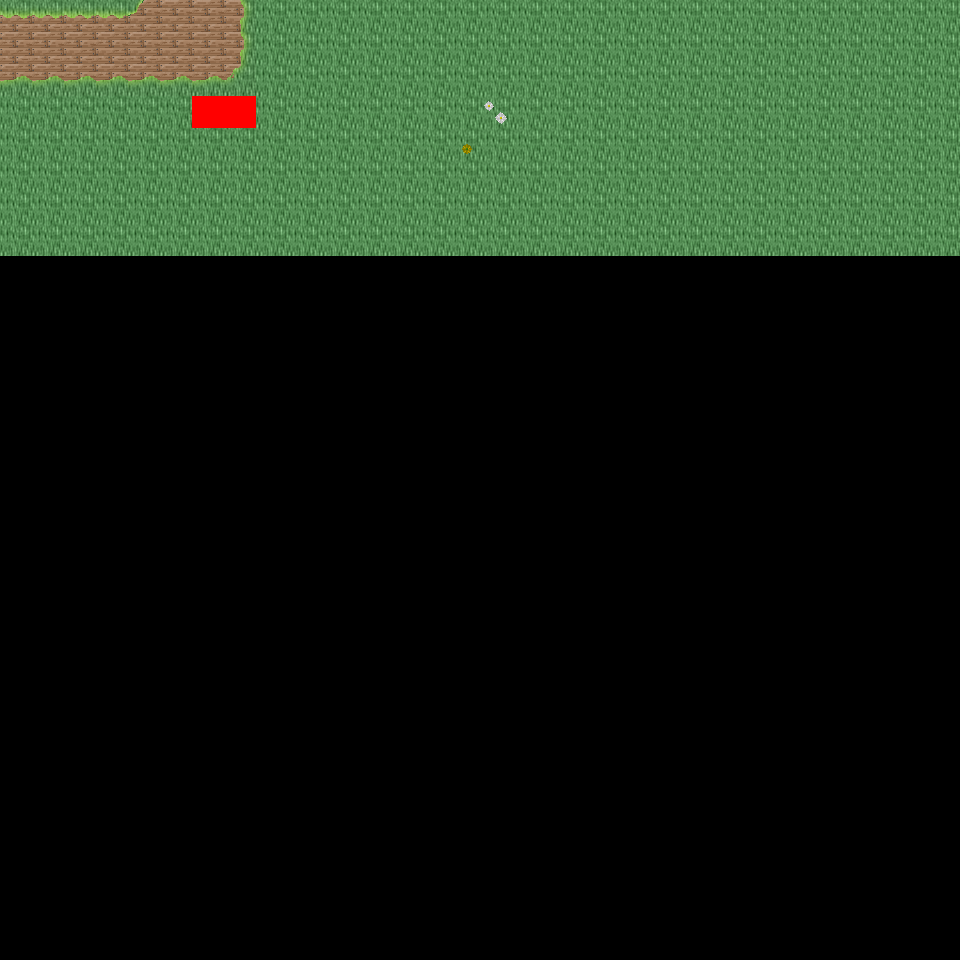

This game map was drawn from its Tiled (.tmx) file and the tilesets committed beside it. A one-line description and the trimmed map source follow:
An orthogonal 30x30 tile map with 32x32 px tiles, 6 tile layers (Ground, Object, Object2, Above, ...), 46 tilesets and 3 objects (3x mapExit).

<map version="1.0" orientation="orthogonal" renderorder="right-down" width="30" height="30" tilewidth="32" tileheight="32" nextobjectid="4">
  <tileset firstgid="1" name="tileset_logic_collision" tilewidth="32" tileheight="32" tilecount="1" columns="1">
    <image source="../drawable/tileset_logic_collision.png" width="32" height="32" />
  </tileset>
  <tileset firstgid="2" name="tileset_ground_ground" tilewidth="32" tileheight="32" tilecount="33" columns="3">
    <image source="../drawable/tileset_ground_ground.png" width="96" height="352" />
  </tileset>
  <tileset firstgid="35" name="tileset_building_castle" tilewidth="32" tileheight="32" tilecount="320" columns="20">
    <image source="../drawable/tileset_building_castle.png" width="640" height="512" />
  </tileset>
  <tileset firstgid="355" name="tileset_item_weapon_cannon" tilewidth="32" tileheight="32" tilecount="12" columns="3">
    <image source="../drawable/tileset_item_weapon_cannon.png" width="96" height="128" />
  </tileset>
  <tileset firstgid="367" name="tileset_item_pot_barrels_1" tilewidth="32" tileheight="32" tilecount="8" columns="4">
    <image source="../drawable/tileset_item_pot_barrels_1.png" width="128" height="64" />
  </tileset>
  <tileset firstgid="375" name="tileset_building_door_door" tilewidth="32" tileheight="32" tilecount="6" columns="3">
    <image source="../drawable/tileset_building_door_door.png" width="96" height="64" />
  </tileset>
  <tileset firstgid="381" name="tileset_building_door_closed" tilewidth="32" tileheight="32" tilecount="1" columns="1">
    <image source="../drawable/tileset_building_door_closed.png" width="32" height="32" />
  </tileset>
  <tileset firstgid="382" name="tileset_building_window_window_centered" tilewidth="32" tileheight="32" tilecount="1" columns="1">
    <image source="../drawable/tileset_building_window_window_centered.png" width="32" height="32" />
  </tileset>
  <tileset firstgid="383" name="tileset_building_decoration_chimney_big" tilewidth="32" tileheight="32" tilecount="2" columns="1">
    <image source="../drawable/tileset_building_decoration_chimney_big.png" width="32" height="64" />
  </tileset>
  <tileset firstgid="385" name="tileset_ground_grass_corners" tilewidth="32" tileheight="32" tilecount="24" columns="6">
    <image source="../drawable/tileset_ground_grass_corners.png" width="192" height="128" />
  </tileset>
  <tileset firstgid="409" name="tileset_ground_grass_edges" tilewidth="32" tileheight="32" tilecount="36" columns="12">
    <image source="../drawable/tileset_ground_grass_edges.png" width="384" height="96" />
  </tileset>
  <tileset firstgid="445" name="tileset_item_statue_lion_statues" tilewidth="32" tileheight="32" tilecount="8" columns="2">
    <image source="../drawable/tileset_item_statue_lion_statues.png" width="64" height="128" />
  </tileset>
  <tileset firstgid="453" name="tileset_item_statue_girl_with_bird" tilewidth="32" tileheight="32" tilecount="12" columns="4">
    <image source="../drawable/tileset_item_statue_girl_with_bird.png" width="128" height="96" />
  </tileset>
  <tileset firstgid="465" name="tileset_furniture_light_lamp_blue" tilewidth="32" tileheight="32" tilecount="3" columns="1">
    <image source="../drawable/tileset_furniture_light_lamp_blue.png" width="32" height="96" />
  </tileset>
  <tileset firstgid="468" name="tileset_light_dim_light_7x5" tilewidth="32" tileheight="32" tilecount="35" columns="7">
    <image source="../drawable/tileset_light_dim_light_7x5.png" width="224" height="160" />
  </tileset>
  <tileset firstgid="503" name="tileset_plant_flower_daisy_blue" tilewidth="32" tileheight="32" tilecount="8" columns="2">
    <image source="../drawable/tileset_plant_flower_daisy_blue.png" width="64" height="128" />
  </tileset>
  <tileset firstgid="511" name="tileset_plant_flower_daisy_red" tilewidth="32" tileheight="32" tilecount="8" columns="2">
    <image source="../drawable/tileset_plant_flower_daisy_red.png" width="64" height="128" />
  </tileset>
  <tileset firstgid="519" name="tileset_plant_flower_daisy_white" tilewidth="32" tileheight="32" tilecount="8" columns="2">
    <image source="../drawable/tileset_plant_flower_daisy_white.png" width="64" height="128" />
  </tileset>
  <tileset firstgid="527" name="tileset_plant_flower_daisy_yellow" tilewidth="32" tileheight="32" tilecount="8" columns="2">
    <image source="../drawable/tileset_plant_flower_daisy_yellow.png" width="64" height="128" />
  </tileset>
  <tileset firstgid="535" name="tileset_plant_tree_fall_trees" tilewidth="32" tileheight="32" tilecount="40" columns="8">
    <image source="../drawable/tileset_plant_tree_fall_trees.png" width="256" height="160" />
  </tileset>
  <tileset firstgid="575" name="tileset_plant_tree_oak_tree" tilewidth="32" tileheight="32" tilecount="20" columns="4">
    <image source="../drawable/tileset_plant_tree_oak_tree.png" width="128" height="160" />
  </tileset>
  <tileset firstgid="595" name="tileset_plant_tree_chestnut_tree" tilewidth="32" tileheight="32" tilecount="20" columns="4">
    <image source="../drawable/tileset_plant_tree_chestnut_tree.png" width="128" height="160" />
  </tileset>
  <tileset firstgid="615" name="tileset_plant_tree_locust_tree" tilewidth="32" tileheight="32" tilecount="20" columns="4">
    <image source="../drawable/tileset_plant_tree_locust_tree.png" width="128" height="160" />
  </tileset>
  <tileset firstgid="635" name="tileset_logic_protection" tilewidth="32" tileheight="32" tilecount="2" columns="2">
    <image source="../drawable/tileset_logic_protection.png" width="64" height="32" />
  </tileset>
  <tileset firstgid="637" name="tileset_plant_bush_hosta" tilewidth="32" tileheight="32" tilecount="9" columns="3">
    <image source="../drawable/tileset_plant_bush_hosta.png" width="96" height="96" />
  </tileset>
  <tileset firstgid="646" name="tileset_plant_flower_flowers_mixed" tilewidth="32" tileheight="32" tilecount="16" columns="4">
    <image source="../drawable/tileset_plant_flower_flowers_mixed.png" width="128" height="128" />
  </tileset>
  <tileset firstgid="662" name="tileset_plant_flower_red_blue_clusters" tilewidth="32" tileheight="32" tilecount="4" columns="1">
    <image source="../drawable/tileset_plant_flower_red_blue_clusters.png" width="32" height="128" />
  </tileset>
  <tileset firstgid="666" name="tileset_furniture_chair_bench_iron" tilewidth="32" tileheight="32" tilecount="4" columns="2">
    <image source="../drawable/tileset_furniture_chair_bench_iron.png" width="64" height="64" />
  </tileset>
  <tileset firstgid="670" name="tileset_plant_stump_stump_pale_purple" tilewidth="32" tileheight="32" tilecount="4" columns="2">
    <image source="../drawable/tileset_plant_stump_stump_pale_purple.png" width="64" height="64" />
  </tileset>
  <tileset firstgid="674" name="tileset_plant_stump_small_stump" tilewidth="32" tileheight="32" tilecount="4" columns="2">
    <image source="../drawable/tileset_plant_stump_small_stump.png" width="64" height="64" />
  </tileset>
  <tileset firstgid="678" name="tileset_building_decoration_banner" tilewidth="32" tileheight="32" tilecount="12" columns="1">
    <image source="../drawable/tileset_building_decoration_banner.png" width="32" height="384" />
  </tileset>
  <tileset firstgid="690" name="tileset_building_decoration_chimney" tilewidth="32" tileheight="32" tilecount="2" columns="1">
    <image source="../drawable/tileset_building_decoration_chimney.png" width="32" height="64" />
  </tileset>
  <tileset firstgid="692" name="tileset_plant_flower_vines_flowered" tilewidth="32" tileheight="32" tilecount="9" columns="3">
    <image source="../drawable/tileset_plant_flower_vines_flowered.png" width="96" height="96" />
  </tileset>
  <tileset firstgid="701" name="tileset_building_decoration_library_banner" tilewidth="32" tileheight="32" tilecount="6" columns="3">
    <image source="../drawable/tileset_building_decoration_library_banner.png" width="96" height="64" />
  </tileset>
  <tileset firstgid="707" name="tileset_logic_portal" tilewidth="32" tileheight="32" tilecount="24" columns="8">
    <image source="../drawable/tileset_logic_portal.png" width="256" height="96" />
  </tileset>
  <tileset firstgid="731" name="tileset_building_cottage" tilewidth="32" tileheight="32" tilecount="256" columns="16">
    <image source="../drawable/tileset_building_cottage.png" width="512" height="512" />
  </tileset>
  <tileset firstgid="987" name="tileset_building_roof_thatched_roof" tilewidth="32" tileheight="32" tilecount="256" columns="16">
    <image source="../drawable/tileset_building_roof_thatched_roof.png" width="512" height="512" />
  </tileset>
  <tileset firstgid="1243" name="tileset_building_window_windows" tilewidth="32" tileheight="32" tilecount="256" columns="16">
    <image source="../drawable/tileset_building_window_windows.png" width="512" height="512" />
  </tileset>
  <tileset firstgid="1499" name="tileset_building_door_doors" tilewidth="32" tileheight="32" tilecount="256" columns="16">
    <image source="../drawable/tileset_building_door_doors.png" width="512" height="512" />
  </tileset>
  <tileset firstgid="1755" name="tileset_building_decoration_chimney_brown_stacks" tilewidth="32" tileheight="32" tilecount="2" columns="1">
    <image source="../drawable/tileset_building_decoration_chimney_brown_stacks.png" width="32" height="64" />
  </tileset>
  <tileset firstgid="1757" name="tileset_ground_ground_3" tilewidth="32" tileheight="32" tilecount="5" columns="5">
    <image source="../drawable/tileset_ground_ground_3.png" width="160" height="32" />
  </tileset>
  <tileset firstgid="1762" name="tileset_plant_bush_bush_pinks" tilewidth="32" tileheight="32" tilecount="4" columns="2">
    <image source="../drawable/tileset_plant_bush_bush_pinks.png" width="64" height="64" />
  </tileset>
  <tileset firstgid="1766" name="tileset_plant_bushes_and_trees" tilewidth="32" tileheight="32" tilecount="144" columns="16">
    <image source="../drawable/tileset_plant_bushes_and_trees.png" width="512" height="289" />
  </tileset>
  <tileset firstgid="1910" name="tileset_plant_bush_berried" tilewidth="32" tileheight="32" tilecount="60" columns="5">
    <image source="../drawable/tileset_plant_bush_berried.png" width="160" height="384" />
  </tileset>
  <tileset firstgid="1970" name="tileset_plant_bush_leafy" tilewidth="32" tileheight="32" tilecount="48" columns="8">
    <image source="../drawable/tileset_plant_bush_leafy.png" width="256" height="192" />
  </tileset>
  <tileset firstgid="2018" name="tileset_plant_bush_flowering" tilewidth="32" tileheight="32" tilecount="72" columns="8">
    <image source="../drawable/tileset_plant_bush_flowering.png" width="256" height="288" />
  </tileset>
  <layer name="Ground" width="30" height="30">
    <data>[900 cells, 240 non-empty, 2 distinct tile ids]</data>
  </layer>
  <layer name="Object" width="30" height="30">
    <data>[900 cells, 19 non-empty, 9 distinct tile ids]</data>
  </layer>
  <layer name="Object2" width="30" height="30">
    <data>[900 cells, 0 non-empty, 0 distinct tile ids]</data>
  </layer>
  <layer name="Above" width="30" height="30">
    <data>[900 cells, 0 non-empty, 0 distinct tile ids]</data>
  </layer>
  <layer name="Above2" width="30" height="30">
    <data>[900 cells, 0 non-empty, 0 distinct tile ids]</data>
  </layer>
  <layer name="Walkable" width="30" height="30">
    <data>[900 cells, 2 non-empty, 1 distinct tile ids]</data>
  </layer>
  <objectgroup name="MapEvents">
    <object id="1" name="north" type="mapExit" x="0" y="0" width="960" height="32">
      <properties>
        <property name="map" value="level_0_x20_y45" />
        <property name="x" value="0" />
        <property name="y" value="28" />
      </properties>
    </object>
    <object id="2" name="west" type="mapExit" x="0" y="0" width="32" height="960">
      <properties>
        <property name="map" value="level_0_x19_y46" />
        <property name="x" value="28" />
        <property name="y" value="0" />
      </properties>
    </object>
    <object id="3" name="east" type="mapExit" x="928" y="0" width="32" height="960">
      <properties>
        <property name="map" value="level_0_x21_y46" />
        <property name="x" value="1" />
        <property name="y" value="0" />
      </properties>
    </object>
  </objectgroup>
</map>
